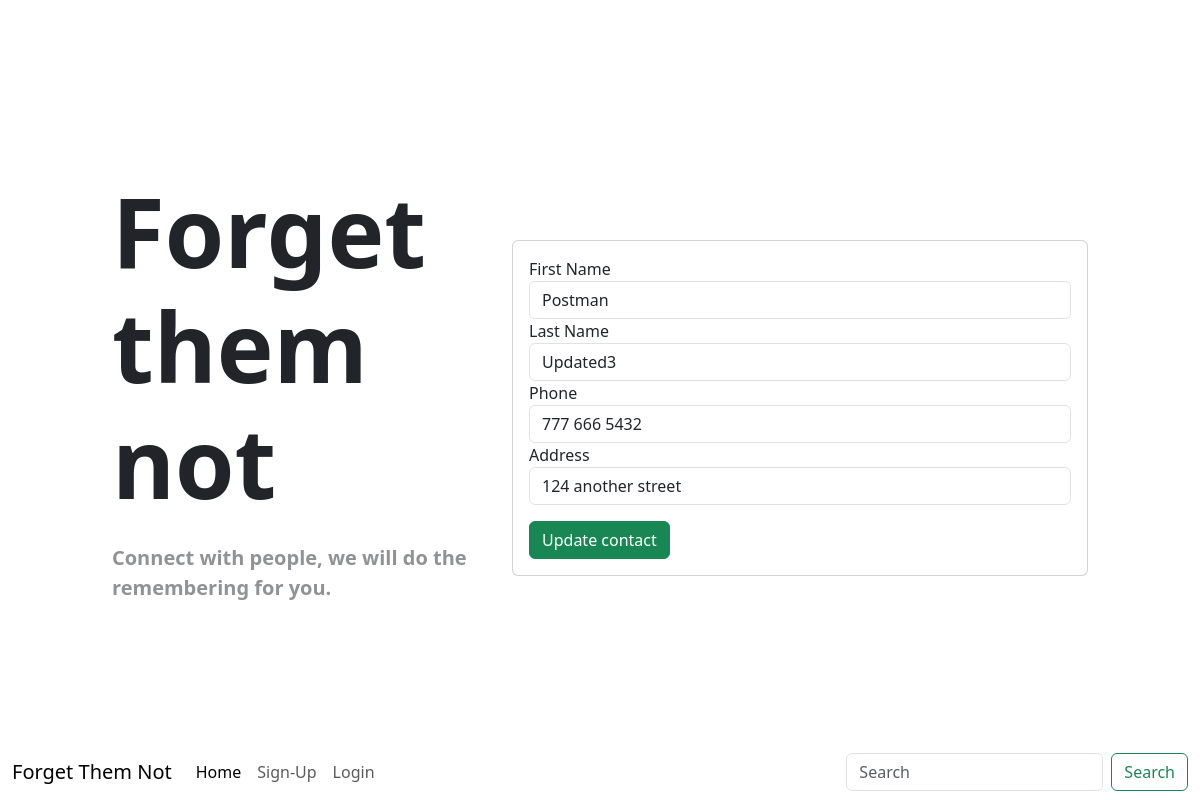
The app's page /update/6 with its own data.
### app/models.py (models this page shows, shortened)
class Contact(db.Model):
    id = db.Column(db.Integer, primary_key = True)
    first_name = db.Column(db.String(50), nullable = False)
    last_name = db.Column(db.String(50), nullable = False)
    phone = db.Column(db.String(15), nullable = False)
    address = db.Column(db.String(100), nullable = False)
    date_created = db.Column(db.DateTime, nullable = False, default = datetime.utcnow)
    user_id = db.Column(db.Integer, db.ForeignKey('user.id'), nullable = False)

### app/routes.py (the view, shortened to what this page needs)
@app.route('/update/<contact_id>', methods =["GET", "POST"])
def update_contact(contact_id):
    form = UpdateForm()
    current_contact = db.session.get(Contact, contact_id)
    return render_template('update.html', form = form, current_contact = current_contact)

### app/forms.py
class UpdateForm(FlaskForm):
    first_name = StringField('First Name', validators = [InputRequired()])
    last_name = StringField('Last Name', validators = [InputRequired()])
    phone = StringField('Phone', validators = [InputRequired()])
    address = StringField('Address', validators = [InputRequired()])
    submit = SubmitField('Update contact')

### app/templates/update.html (shortened to what this page needs)
{% extends 'base.html' %}
{% block content %}
<div class="col-6">
    <div class="card mt-3">
        <div class="card-body">
            <form action="" method="post">
                {{ form.first_name.label }}
                {{ form.first_name(class='form-control', value=current_contact.first_name) }}
                {{ form.last_name.label }}
                {{ form.last_name(class='form-control', value=current_contact.last_name) }}
                {{ form.phone.label }}
                {{ form.phone(class='form-control', value=current_contact.phone) }}
                {{ form.address.label }}
                {{ form.address(class='form-control', value=current_contact.address) }}
                {{ form.submit(class='btn btn-success mt-3')}}
            </form>
        </div>
    </div>
</div>
{% endblock content %}

### records on screen
Contact: first_name "Postman", last_name "Updated3", phone "777 666 5432", address "124 another street"
